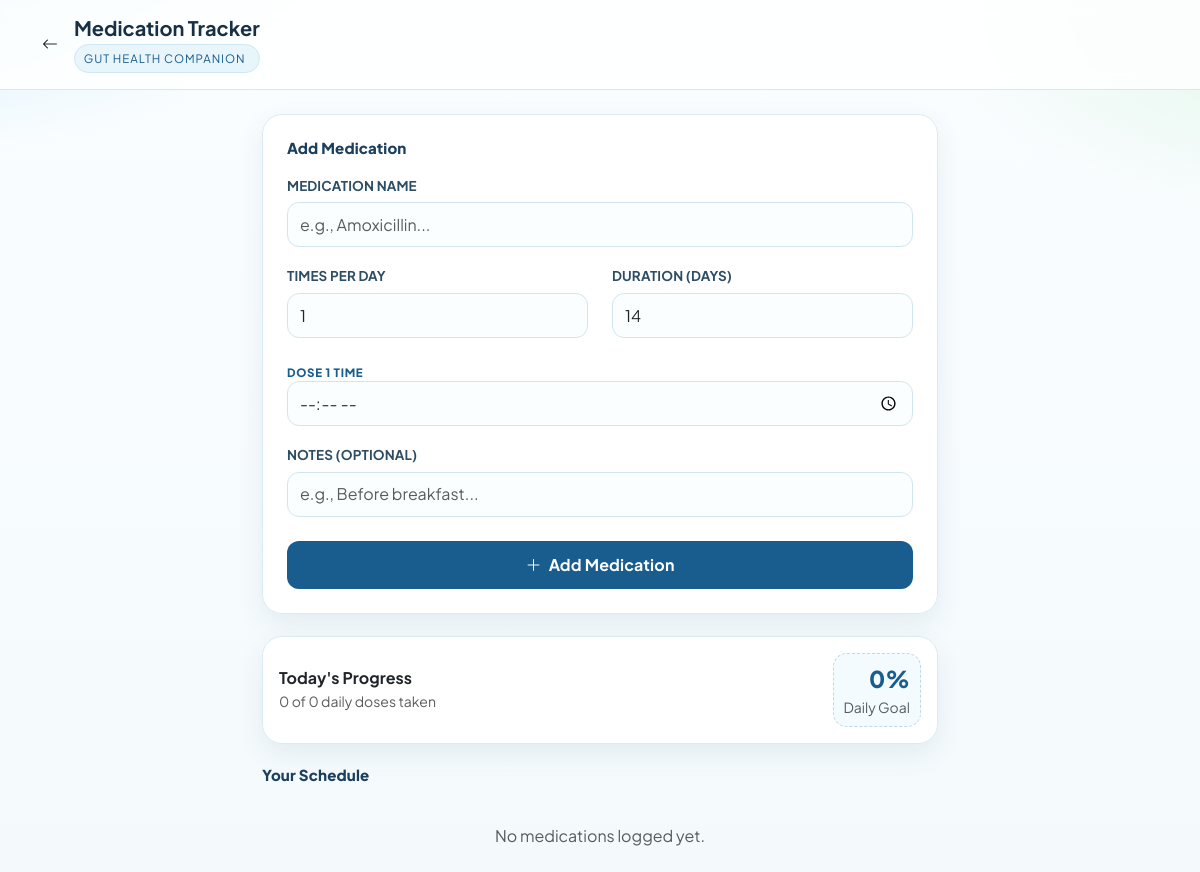
/view_meds (signed in), run on an earlier commit of the app's database.
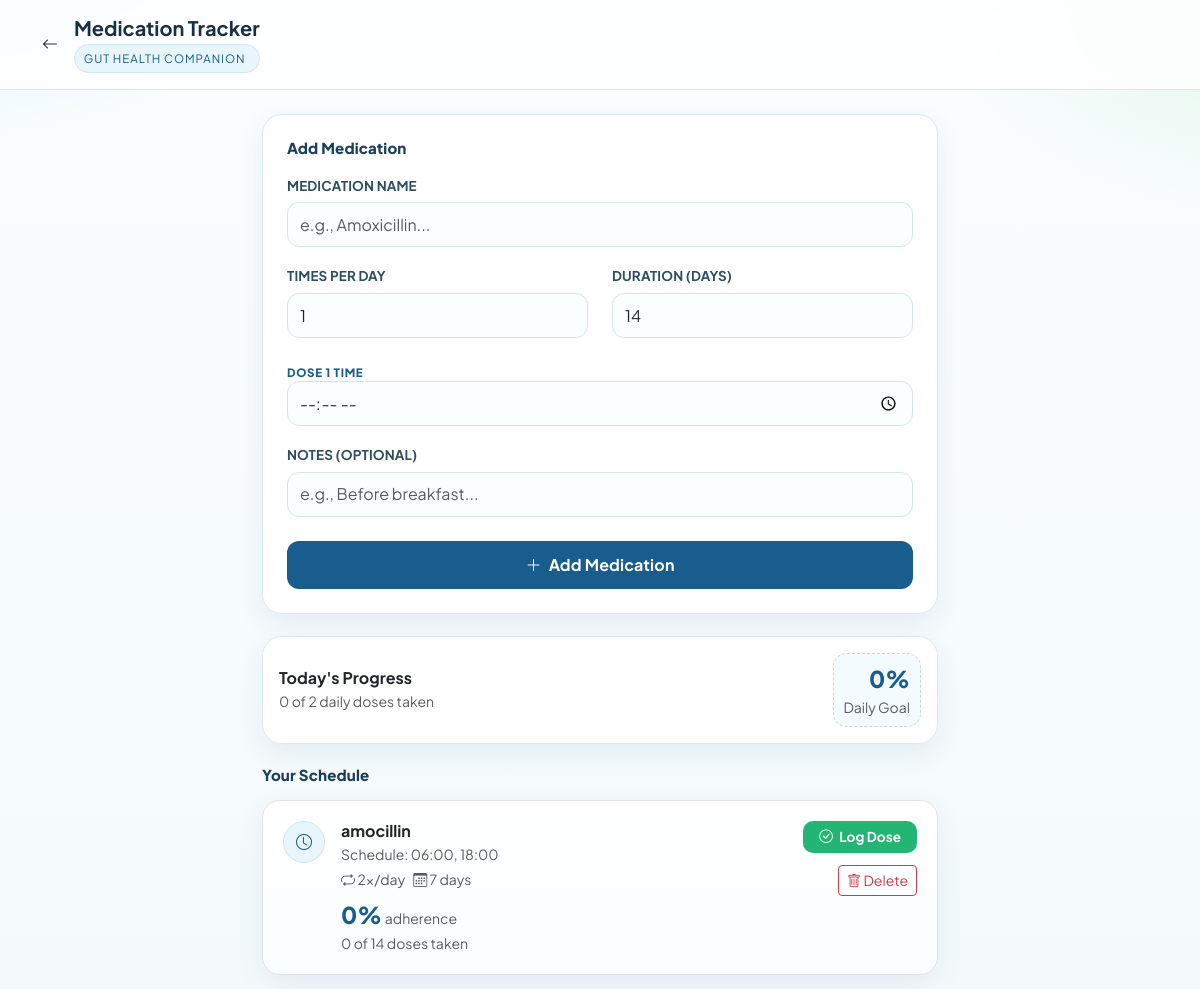
And on a later commit of the database.
### tables this page shows
CREATE TABLE medications (
            id INTEGER PRIMARY KEY AUTOINCREMENT,
            user_id INTEGER,
            name TEXT NOT NULL,
            dosage TEXT,
            time TEXT NOT NULL,
            times_per_day INTEGER DEFAULT 1,
            duration_days INTEGER DEFAULT 14,
            instructions TEXT,
            taken_today INTEGER DEFAULT 0,
            last_taken_date TEXT, total_taken INTEGER DEFAULT 0,
            FOREIGN KEY(user_id) REFERENCES users(id)
        );

### app.py (the view)
@app.route("/view_meds")
def view_meds():
    if not is_logged_in():
        return redirect(url_for("login"))
    with get_db() as conn:
        meds = conn.execute("SELECT * FROM medications WHERE user_id = ? ORDER BY id DESC", (session["user_id"],)).fetchall()
    return render_template("view_meds.html", meds=meds)

### app.py (called while the page is built)
@contextmanager
def get_db():
    conn = sqlite3.connect(DB_PATH)
    conn.row_factory = sqlite3.Row
    try:
        yield conn
        conn.commit()
    except Exception as e:
        conn.rollback()
        logging.error(f"Database Error: {e}")
        raise
    finally:
        conn.close()

def is_logged_in():
    return "user_id" in session

### templates/view_meds.html (shortened to what this page needs)
<!DOCTYPE html>
<html lang="en">
<head>
    <link href="https://cdn.jsdelivr.net/npm/bootstrap@5.3.0/dist/css/bootstrap.min.css" rel="stylesheet">
    <link rel="stylesheet" href="https://cdn.jsdelivr.net/npm/bootstrap-icons@1.10.5/font/bootstrap-icons.css">
</head>
<body>
<div class="header-nav mb-4">
    <div class="container d-flex align-items-center">
        <a href="/" class="text-dark me-3"><i class="bi bi-arrow-left"></i></a>
        <div>
            <h1 class="h5 mb-0 fw-bold">Medication Tracker</h1>
            <div class="brand-pill mt-1">Gut Health Companion</div>
        </div>
    </div>
</div>
<div class="container" style="max-width: 700px;">
    <div class="card p-4 fade-in-up">
        <h2 class="section-title">Add Medication</h2>
        <form action="/add_med" method="POST">
            <div class="mb-3">
                <label class="form-label">Medication Name</label>
                <input type="text" name="name" class="form-control" placeholder="e.g., Amoxicillin..." required>
            </div>
            <div class="row">
                <div class="col-6 mb-3">
                    <label class="form-label">Times Per Day</label>
                    <input type="number" id="times_per_day" name="times_per_day" class="form-control" value="1" min="1" max="6" oninput="generateTimeInputs()">
                </div>
                <div class="col-6 mb-3">
                    <label class="form-label">Duration (Days)</label>
                    <input type="number" name="duration_days" class="form-control" value="14" min="1">
                </div>
            </div>
            <div id="time-inputs-container" class="mb-3">
                <div class="time-slot-label">Dose 1 Time</div>
                <input type="time" name="time" class="form-control" required>
            </div>
            <div class="mb-4">
                <label class="form-label">Notes (Optional)</label>
                <input type="text" name="instructions" class="form-control" placeholder="e.g., Before breakfast...">
            </div>
            <button type="submit" class="btn btn-primary-gh w-100 text-white">
                <i class="bi bi-plus-lg me-1"></i> Add Medication
            </button>
        </form>
    </div>
    <div class="card p-3 fade-in-up">
        <div class="d-flex justify-content-between align-items-center">
            {% set taken = meds|sum(attribute='taken_today') %}
            {% set total = meds|sum(attribute='times_per_day') %}
            <div>
                <h3 class="h6 fw-bold mb-1">Today's Progress</h3>
                <p class="small text-muted mb-0">
                    {{ taken }} of {{ total }} daily doses taken
                </p>
            </div>
            <div class="text-end progress-shell">
                {% set percent = (taken / total * 100)|int if total > 0 else 0 %}
                <span class="percentage-text">{{ percent }}%</span>
                <div class="small text-muted">Daily Goal</div>
            </div>
        </div>
    </div>
    <h2 class="section-title mb-3">Your Schedule</h2>
    {% if meds %}
        {% for med in meds %}
        {% set med_total = med.times_per_day * med.duration_days %}
        {% set med_percent = (med.total_taken / med_total * 100)|int if med_total > 0 else 0 %}
        <div class="card med-card border fade-in-up">
            <div class="d-flex justify-content-between align-items-start">
                <div class="d-flex gap-3">
                    <div class="med-time-icon"><i class="bi bi-clock"></i></div>
                    <div>
                        <h4 class="h6 fw-bold mb-1">{{ med.name }}</h4>
                        <div class="small text-muted mb-1">Schedule: {{ med.time }}</div>
                        <div class="d-flex gap-2 small text-muted">
                            <span><i class="bi bi-repeat"></i> {{ med.times_per_day }}x/day</span>
                            <span><i class="bi bi-calendar3"></i> {{ med.duration_days }} days</span>
                        </div>
                        <div class="mt-2">
                            <span class="percentage-text">{{ med_percent }}%</span>
                            <span class="small text-muted">adherence</span>
                        </div>
                        <div class="small text-muted">{{ med.total_taken }} of {{ med_total }} doses taken</div>
                    </div>
                </div>
                <div class="d-flex flex-column align-items-end gap-2">
                    <form action="/mark_taken/{{ med.id }}" method="POST" class="mb-1">
                        <button type="submit" class="btn btn-success-gh text-white px-3">
                            <i class="bi bi-check-circle me-1"></i> Log Dose
                        </button>
                    </form>
                    <form action="/delete_med/{{ med.id }}" method="POST" onsubmit="return confirm('Delete this medication?');">
                        <button type="submit" class="btn btn-outline-danger btn-sm px-2"><i class="bi bi-trash"></i> Delete</button>
                    </form>
                </div>
            </div>
        </div>
        {% endfor %}
    {% else %}
        <div class="text-center py-4 text-muted">No medications logged yet.</div>
    {% endif %}
</div>
</body>
</html>

### templates/view_meds.html (style rules this page uses)
:root { --gh-blue: #195d8f; --gh-blue-2: #1d4f7d; --gh-green: #22b573; --gh-ink: #183045; --gh-soft: #e8f6fb; --gh-bg: #f4fafc; }
body { background: radial-gradient(60rem 28rem at -12% -10%, #c8eef9 0%, transparent 55%), radial-gradient(45rem 26rem at 108% 0%, #dff6e8 0%, transparent 52%), linear-gradient(180deg, #fafdff 0%, var(--gh-bg) 100%); font-family: 'Plus Jakarta Sans', sans-serif; color: var(--gh-ink); min-height: 100vh; }
.header-nav { background: rgba(255, 255, 255, 0.82); border-bottom: 1px solid #d9e8ef; padding: 16px 0; backdrop-filter: blur(10px); position: sticky; top: 0; z-index: 20; }
.brand-pill { font-size: 0.72rem; letter-spacing: 0.08em; text-transform: uppercase; color: var(--gh-blue); background: #e8f5fb; border: 1px solid #cde7f3; padding: 0.3rem 0.55rem; border-radius: 999px; }
.card { border-radius: 20px; border: 1px solid #dbeaf1; box-shadow: 0 10px 28px rgba(19, 70, 105, 0.08); margin-bottom: 22px; background: rgba(255, 255, 255, 0.95); }
.section-title { font-size: 0.94rem; font-weight: 800; letter-spacing: 0.01em; margin-bottom: 1rem; color: #1b3f5d; }
.form-label { font-weight: 700; color: #2d4d64; font-size: 0.84rem; letter-spacing: 0.01em; text-transform: uppercase; margin-bottom: 0.4rem; }
.form-control { border-radius: 12px; border: 1px solid #d1e5ef; background: #fbfeff; min-height: 45px; }
.btn-primary-gh { background-color: var(--gh-blue); border: none; color: #fff; padding: 12px; border-radius: 12px; font-weight: 700; letter-spacing: 0.01em; transition: transform 0.18s ease, background-color 0.2s ease, box-shadow 0.2s ease; }
.btn-success-gh { background-color: var(--gh-green); border: none; border-radius: 10px; font-size: 0.85rem; font-weight: 700; transition: transform 0.18s ease, filter 0.18s ease; }
.med-card { border-radius: 18px; padding: 20px; background: linear-gradient(180deg, #ffffff 0%, #f8fdff 100%); margin-bottom: 14px; transition: transform 0.2s ease, box-shadow 0.2s ease; }
.med-time-icon { background: var(--gh-soft); color: var(--gh-blue); width: 42px; height: 42px; border-radius: 50%; display: flex; align-items: center; justify-content: center; border: 1px solid #cee8f4; }
.percentage-text { font-size: 1.45rem; font-weight: 800; color: var(--gh-blue); }
.time-slot-label { font-size: 0.72rem; color: var(--gh-blue); font-weight: 800; text-transform: uppercase; margin-top: 10px; letter-spacing: 0.06em; }
.progress-shell { border: 1px dashed #bcd9e7; border-radius: 14px; padding: 8px 10px; background: #f4fbff; }
.fade-in-up { animation: fadeInUp 0.45s ease both; }

What changed in the data, as far as the page shows it:
added medications: name "amocillin", time "06:00, 18:00", times_per_day "2", duration_days "7", med_percent "0", total_taken "0", med_total "14"
Also different on the page:
{{ total }}: "0" → "2"
text no longer shown: "No medications logged yet."
